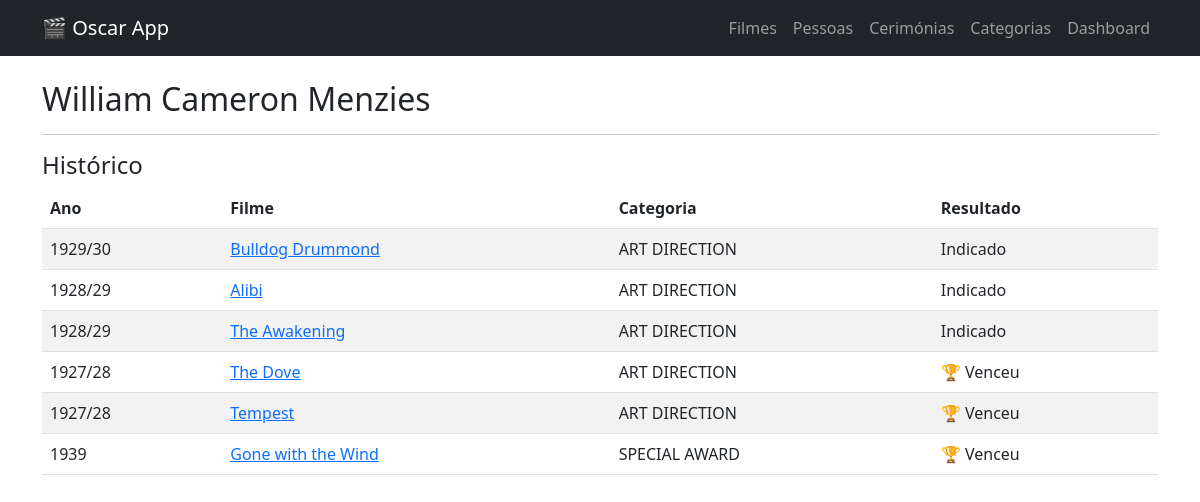
Screenshot of /pessoa/nm0580017 with the database file from the repository.
### tables this page shows
CREATE TABLE entidade(
    nomineeId string,
    nominee string,
    name string
    );

CREATE TABLE categoria(
    catId integer,
    class string,
    canonicalCategory string,
    category string
);

### app.py (the view)
@APP.route('/pessoa/<string:id>')
def pessoa(id):
    pessoa_info = db.execute('SELECT * FROM entidade WHERE nomineeId = ?', [id]).fetchone()
    if pessoa_info is None:
        abort(404)
    historico = db.execute('''
        SELECT DISTINCT c.year, cat.category, f.film, f.filmId, n.winner
        FROM nomeadas ns
        JOIN nomeacao n ON ns.nomId = n.nomId
        JOIN cerimonia c ON n.ceremony = c.ceremony
        JOIN categoria cat ON n.catId = cat.catId
        LEFT JOIN filme f ON n.filmId = f.filmId
        WHERE ns.nomineeId = ?
        ORDER BY c.year DESC
    ''', [id]).fetchall()
    return render_template('pessoa.html', pessoa=pessoa_info, historico=historico)

### db.py (called while the page is built)
def execute(sql,args=None):
  global DB
  sql = re.sub('\s+',' ', sql)
  logging.info('SQL: {} Args: {}'.format(sql,args))
  return DB['cursor'].execute(sql, args) \
      if args != None else DB['cursor'].execute(sql)

### templates/pessoa.html
{% extends "base.html" %}
{% block content %}
    <h2>{{ pessoa.nominee }}</h2>
    <hr>
    <h4>Histórico</h4>
    <table class="table table-striped">
        <thead><tr><th>Ano</th><th>Filme</th><th>Categoria</th><th>Resultado</th></tr></thead>
        <tbody>
            {% for h in historico %}
            <tr>
                <td>{{ h.year }}</td>
                <td><a href="/filme/{{ h.filmId }}">{{ h.film }}</a></td>
                <td>{{ h.category }}</td>
                <td>{{ '🏆 Venceu' if h.winner else 'Indicado' }}</td>
            </tr>
            {% endfor %}
        </tbody>
    </table>
{% endblock %}

### rows the page displays
entidade: nominee "William Cameron Menzies"
categoria: year "1929/30", film "Bulldog Drummond", category "ART DIRECTION", winner "Indicado", year "1928/29", film "Alibi", film "The Awakening", year "1927/28", film "The Dove", winner "🏆 Venceu", film "Tempest"
categoria: year "1939", film "Gone with the Wind", category "SPECIAL AWARD", winner "🏆 Venceu"
